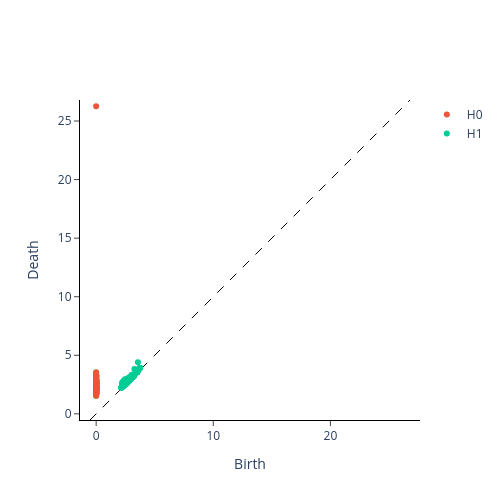

Notebook cell for this chart:
### Markdown cell above
We see a whole bunch of noise along the diagonal because the `H1` feature isn't actually persistent. And, as expected, at a large enough scale, the two clusters merge into one component. Hence the persistent `H0` feature. But more importantly: the gap between the top 2 `H0` features indicates a "real" separation.

### Code cell
plot_diagram(diag_both[0]).show()

### Figure 1 — Plotly figure (JSON) as saved in the notebook; plotly's stock layout.template omitted (floating-point values rounded to 4 significant figures; data arrays with more than 128 entries replaced by an {"elided": "..."} marker saying what was removed)
{"data": [{"hoverinfo": "none", "line": {"color": "black", "dash": "dash", "width": 1}, "mode": "lines", "showlegend": false, "type": "scatter", "x": [-0.5254, 26.8], "y": [-0.5254, 26.8]}, {"hoverinfo": "text", "hovertext": {"elided": "199 str values"}, "mode": "markers", "name": "H0", "type": "scatter", "x": {"elided": "199 float values"}, "y": {"elided": "199 float values"}}, {"hoverinfo": "text", "hovertext": {"elided": "137 str values"}, "mode": "markers", "name": "H1", "type": "scatter", "x": {"elided": "137 float values"}, "y": {"elided": "137 float values"}}], "layout": {"height": 500, "plot_bgcolor": "white", "width": 500, "xaxis": {"autorange": false, "exponentformat": "e", "linecolor": "black", "linewidth": 1, "mirror": false, "range": [-0.5254, 26.8], "showexponent": "all", "showline": true, "side": "bottom", "ticks": "outside", "title": {"text": "Birth"}, "type": "linear", "zeroline": true}, "yaxis": {"autorange": false, "exponentformat": "e", "linecolor": "black", "linewidth": 1, "mirror": false, "range": [-0.5254, 26.8], "scaleanchor": "x", "scaleratio": 1, "showexponent": "all", "showline": true, "side": "left", "ticks": "outside", "title": {"text": "Death"}, "type": "linear", "zeroline": true}}}
